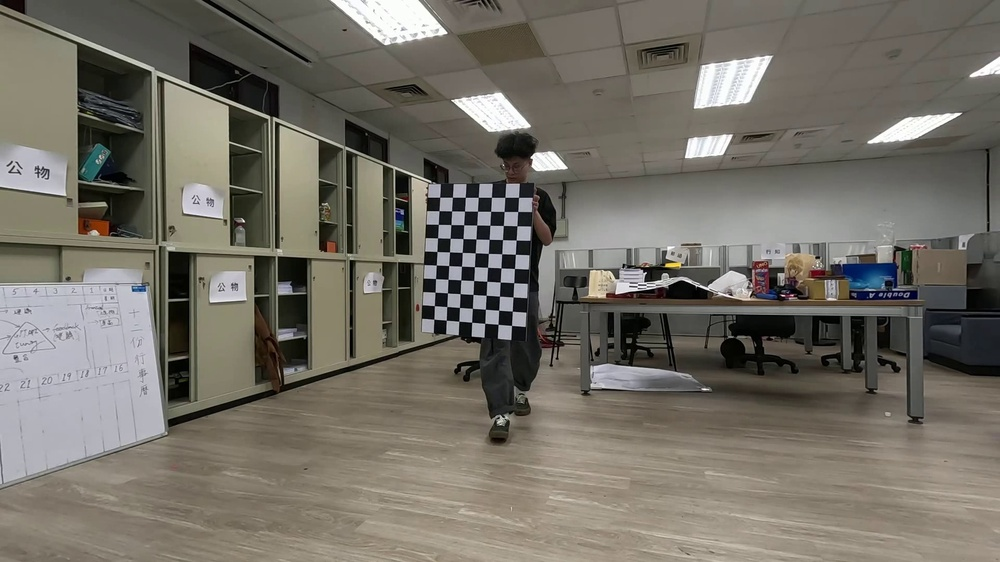
#> input picture binocular_correction/indoor_0315/45/Indoor_0.JPG, 1000 x 562 px, shrunk from 1920 x 1080 before the run, found by its file name; its folder holds only this picture in this run
$ python binocular_correction.py
#> lines starting #> are read from the running program, lines starting #| are printed output that depends on the picture
import numpy as np
import cv2
import matplotlib.pyplot as plt
from PIL import Image
import os

# 設定標定時的終止條件
criteria = (cv2.TERM_CRITERIA_EPS + cv2.TERM_CRITERIA_MAX_ITER, 30, 0.001)
criteria_stereo = (cv2.TERM_CRITERIA_EPS + cv2.TERM_CRITERIA_MAX_ITER, 30, 0.001)

# 創建標定板的三維座標點
objp = np.zeros((7 * 10, 3), np.float32)
square_size = 80  # 設定標定板方格的實際大小(mm)
objp[:, :2] = np.mgrid[0:10, 0:7].T.reshape(-1, 2) * square_size

# 創建存儲容器
objpoints = []      # 存儲標定板上點的三維座標
imgpointsLF = []    # 存儲右相機拍攝圖片中檢測到的角點二維座標
imgpointsL = []     # 存儲左相機拍攝圖片中檢測到的角點二維座標

# 確保輸出目錄存在
output_dir = 'output'
if not os.path.exists(output_dir):
    os.makedirs(output_dir)

# 檢測統計數據
stats = {
    'total_images': 0,
    'detected_normal': 0,
    'detected_inverted': 0,
    'detected_both': 0,
    'detected_none': 0
}

# 檢測棋盤格函數，嘗試原始和倒置兩種方式
def detect_chessboard(image, pattern_size=(10, 7)):
    """
    嘗試使用原始圖像和倒置圖像檢測棋盤格

    Parameters:
    image: 輸入圖像
    pattern_size: 棋盤格大小 (寬, 高)

    Returns:
    tuple: (檢測結果, 角點, 檢測方式)
    """
    # 嘗試原始圖像
    ret_orig, corners_orig = cv2.findChessboardCorners(image, pattern_size, None)

    # 嘗試倒置圖像
    image_inv = cv2.bitwise_not(image)
    ret_inv, corners_inv = cv2.findChessboardCorners(image_inv, pattern_size, None)

    # 決定使用哪種結果
    if ret_orig and ret_inv:
        # 兩種方法都成功，選擇角點數量多的
        if len(corners_orig) >= len(corners_inv):
            return ret_orig, corners_orig, "原始"
        else:
            return ret_inv, corners_inv, "倒置"
    elif ret_orig:
        return ret_orig, corners_orig, "原始"
    elif ret_inv:
        return ret_inv, corners_inv, "倒置"
    else:
        return False, None, "無法檢測"

# 讀取並處理每一張標定圖片
for i in range(59):
    t = str(i)
    stats['total_images'] += 1

    # 讀取圖像
    lf_path = f'binocular_correction/indoor_0315/45/Indoor_{i}.JPG'
    l_path = f'binocular_correction/indoor_0315/side/Indoor_{i}.JPG'

    # 檢查文件是否存在
    if not os.path.exists(lf_path) or not os.path.exists(l_path):
        print(f"警告: 圖像 {i} 不存在，跳過")
        continue

    ChessImaLF = cv2.imread(lf_path, 0)
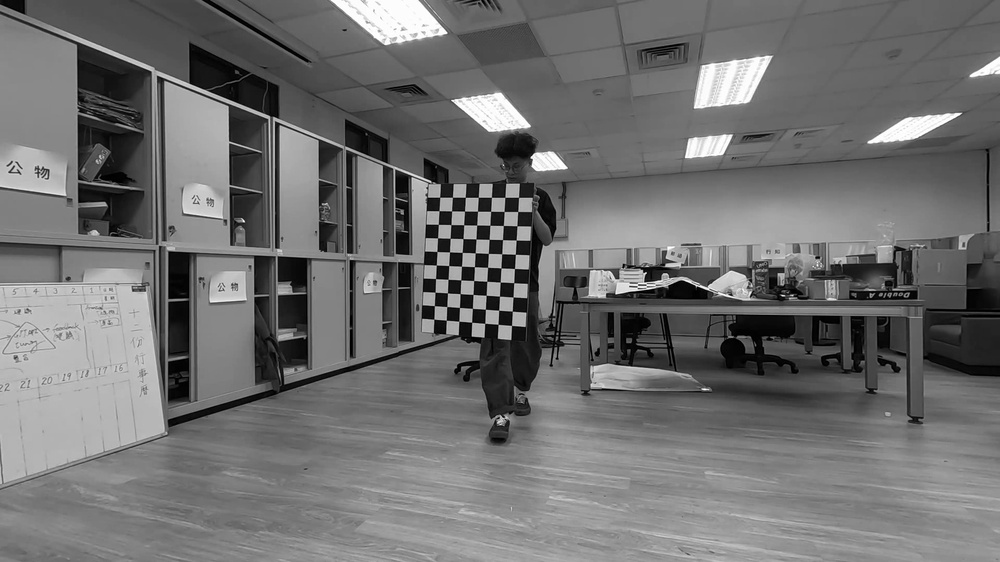
#> ChessImaLF: shape (562, 1000); min 0, max 255, mean 112
    ChessImaL = cv2.imread(l_path, 0)

    if ChessImaLF is None or ChessImaL is None:
        print(f"警告: 圖像 {i} 讀取失敗，跳過")
        continue

    # 在左前和左圖像中查找標定板角點，嘗試原始和倒置方法
    retLF, cornersLF, methodLF = detect_chessboard(ChessImaLF)
#> in detect_chessboard, `ret_orig, corners_orig = cv2.findChessboardCorners(image, pattern_size..`: ret_orig = False; corners_orig = None
#> in detect_chessboard, `image_inv = cv2.bitwise_not(image)`:
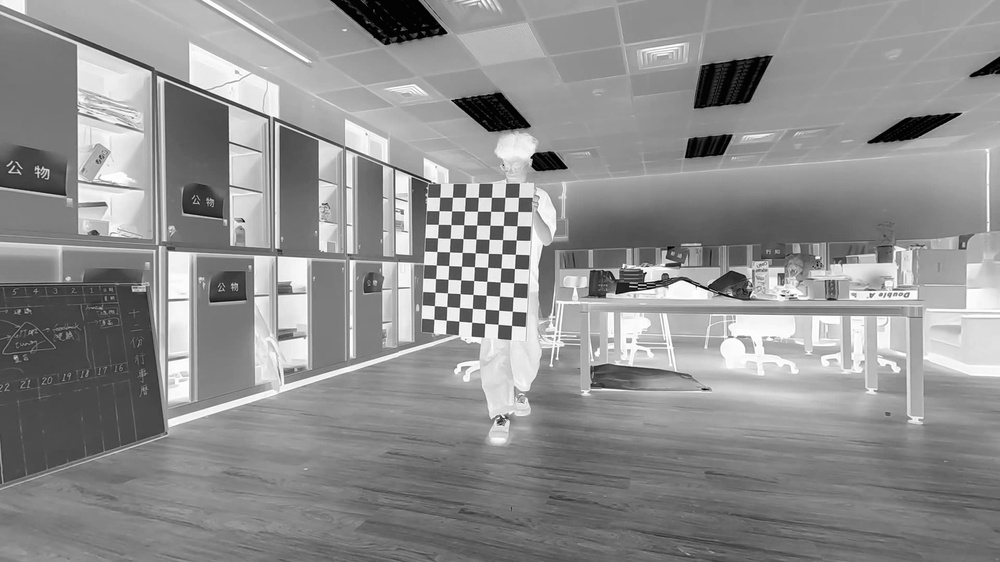
#> image_inv: shape (562, 1000); min 0, max 255, mean 143
#> in detect_chessboard, `ret_inv, corners_inv = cv2.findChessboardCorners(image_inv, pattern_si..`: ret_inv = True; corners_inv = 70 rows, first 8: [433.8, 319.2], [434.4, 305.6], [435, 292.3], [435.5, 278.5], [436.4, 265], [436.8, 251.5], [437.5, 237.8], [438.4, 224.4]
#> retLF = True; cornersLF has the same summary as corners_inv in detect_chessboard; methodLF = '倒置'
    retL, cornersL, methodL = detect_chessboard(ChessImaL)
#> retL = True; cornersL has the same summary as corners_inv in detect_chessboard; methodL = '倒置'

    print(f"Image {t} - LeftFront: {retLF} ({methodLF}), Left: {retL} ({methodL})")
#| Image 0 - LeftFront: True (倒置), Left: True (倒置)

    # 更新統計信息
    if retLF and not retL:
        stats['detected_normal'] += 1
    elif not retLF and retL:
        stats['detected_inverted'] += 1
    elif retLF and retL:
        stats['detected_both'] += 1
    else:
        stats['detected_none'] += 1

    # 如果左和左前圖像都成功檢測到角點
    if retLF and retL:
        objpoints.append(objp)  # 添加三維座標點

        # 對檢測到的角點進行亞像素級精確化
        cv2.cornerSubPix(ChessImaLF, cornersLF, (11, 11), (-1, -1), criteria)
        cv2.cornerSubPix(ChessImaL, cornersL, (11, 11), (-1, -1), criteria)

        # 保存精確化後的角點座標
        imgpointsLF.append(cornersLF)
        imgpointsL.append(cornersL)

        # 創建彩色圖像用於繪製
        ChessImaLF_color = cv2.cvtColor(ChessImaLF, cv2.COLOR_GRAY2BGR)
        ChessImaL_color = cv2.cvtColor(ChessImaL, cv2.COLOR_GRAY2BGR)

        # 在圖像上繪製檢測到的角點，並保存結果
        cv2.drawChessboardCorners(ChessImaLF_color, (10, 7), cornersLF, retLF)
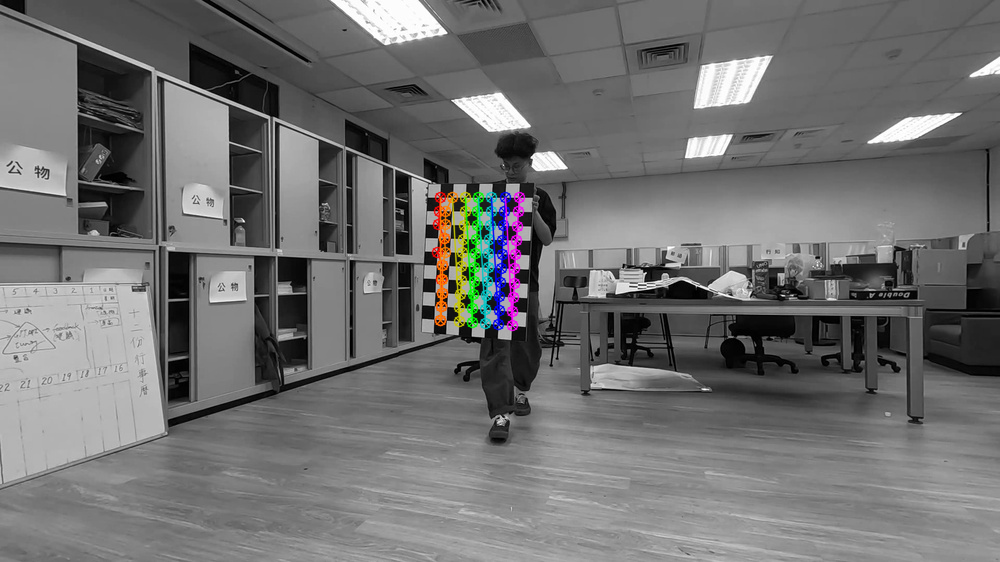
#> ChessImaLF_color: shape (562, 1000, 3); mean B, G, R 112.1, 112.2, 112.3
        cv2.imwrite(f'{output_dir}/R_{t}_{methodLF}.jpg', ChessImaLF_color)
        cv2.drawChessboardCorners(ChessImaL_color, (10, 7), cornersL, retL)
        cv2.imwrite(f'{output_dir}/L_{t}_{methodL}.jpg', ChessImaL_color)

# 打印檢測統計信息
print("\n==== 棋盤格檢測統計 ====")
print(f"總圖像數量: {stats['total_images']}")
print(f"兩個相機都成功檢測: {len(objpoints)} ({len(objpoints)/stats['total_images']*100:.1f}%)")
print(f"僅左前相機檢測成功: {stats['detected_normal']}")
print(f"僅左相機檢測成功: {stats['detected_inverted']}")
print(f"兩個相機都未檢測成功: {stats['detected_none']}")

# 如果沒有足夠的成功檢測，就結束程式
if len(objpoints) < 3:
    print("錯誤: 成功檢測的棋盤格數量不足，無法進行相機標定。至少需要 3 個棋盤格圖像。")
    exit()
#> (the program exits here)
